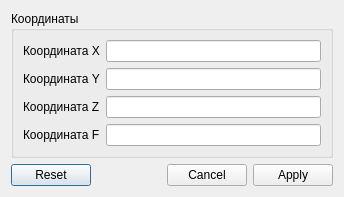
<?xml version="1.0" encoding="UTF-8"?>
<ui version="4.0">
 <class>ManualControl</class>
 <widget class="QDialog" name="ManualControl">
  <property name="geometry">
   <rect>
    <x>0</x>
    <y>0</y>
    <width>344</width>
    <height>190</height>
   </rect>
  </property>
  <property name="windowTitle">
   <string>Ручное управление</string>
  </property>
  <property name="modal">
   <bool>true</bool>
  </property>
  <layout class="QVBoxLayout" name="verticalLayout_4">
   <item>
    <widget class="QGroupBox" name="coordinateBox">
     <property name="title">
      <string>Координаты</string>
     </property>
     <layout class="QVBoxLayout" name="verticalLayout_5">
      <item>
       <layout class="QHBoxLayout" name="horizontalLayoutX">
        <item>
         <widget class="QLabel" name="coordinateXLabel">
          <property name="text">
           <string>Координата X</string>
          </property>
         </widget>
        </item>
        <item>
         <widget class="QLineEdit" name="coordinateXEdit">
          <property name="inputMask">
           <string/>
          </property>
          <property name="clearButtonEnabled">
           <bool>false</bool>
          </property>
         </widget>
        </item>
       </layout>
      </item>
      <item>
       <layout class="QHBoxLayout" name="horizontalLayoutY">
        <item>
         <widget class="QLabel" name="coordinateYLabel">
          <property name="text">
           <string>Координата Y</string>
          </property>
         </widget>
        </item>
        <item>
         <widget class="QLineEdit" name="coordinateYEdit"/>
        </item>
       </layout>
      </item>
      <item>
       <layout class="QHBoxLayout" name="horizontalLayoutZ">
        <item>
         <widget class="QLabel" name="coordinateZLabel">
          <property name="text">
           <string>Координата Z</string>
          </property>
         </widget>
        </item>
        <item>
         <widget class="QLineEdit" name="coordinateZEdit"/>
        </item>
       </layout>
      </item>
      <item>
       <layout class="QHBoxLayout" name="horizontalLayoutF">
        <item>
         <widget class="QLabel" name="coordinateFLabel">
          <property name="text">
           <string>Координата F</string>
          </property>
         </widget>
        </item>
        <item>
         <widget class="QLineEdit" name="coordinateFEdit"/>
        </item>
       </layout>
      </item>
     </layout>
    </widget>
   </item>
   <item>
    <widget class="QDialogButtonBox" name="buttonBox">
     <property name="orientation">
      <enum>Qt::Horizontal</enum>
     </property>
     <property name="standardButtons">
      <set>QDialogButtonBox::Apply|QDialogButtonBox::Cancel|QDialogButtonBox::Reset</set>
     </property>
     <property name="centerButtons">
      <bool>false</bool>
     </property>
    </widget>
   </item>
  </layout>
  <zorder>buttonBox</zorder>
  <zorder>coordinateBox</zorder>
 </widget>
 <resources/>
 <connections>
  <connection>
   <sender>buttonBox</sender>
   <signal>accepted()</signal>
   <receiver>ManualControl</receiver>
   <slot>accept()</slot>
   <hints>
    <hint type="sourcelabel">
     <x>248</x>
     <y>254</y>
    </hint>
    <hint type="destinationlabel">
     <x>157</x>
     <y>274</y>
    </hint>
   </hints>
  </connection>
  <connection>
   <sender>buttonBox</sender>
   <signal>rejected()</signal>
   <receiver>ManualControl</receiver>
   <slot>reject()</slot>
   <hints>
    <hint type="sourcelabel">
     <x>316</x>
     <y>260</y>
    </hint>
    <hint type="destinationlabel">
     <x>286</x>
     <y>274</y>
    </hint>
   </hints>
  </connection>
 </connections>
</ui>
